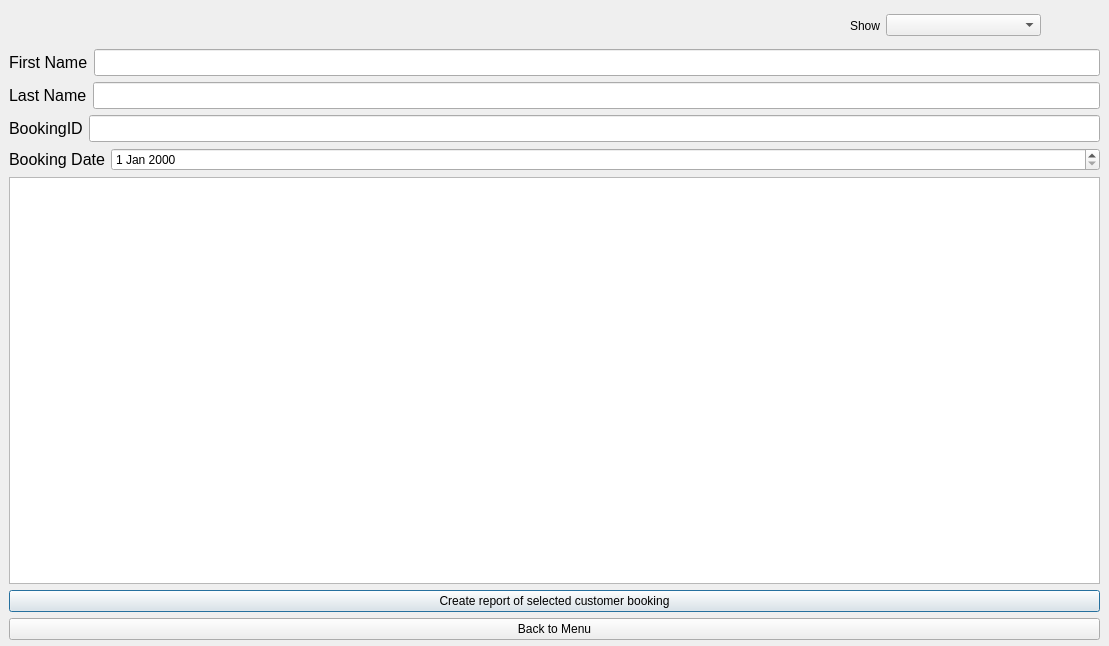
<?xml version="1.0" encoding="UTF-8"?>
<ui version="4.0">
 <class>Dialog</class>
 <widget class="QDialog" name="Dialog">
  <property name="geometry">
   <rect>
    <x>0</x>
    <y>0</y>
    <width>1109</width>
    <height>646</height>
   </rect>
  </property>
  <property name="windowTitle">
   <string>Dialog</string>
  </property>
  <widget class="QWidget" name="layoutWidget">
   <property name="geometry">
    <rect>
     <x>9</x>
     <y>49</y>
     <width>1091</width>
     <height>591</height>
    </rect>
   </property>
   <layout class="QVBoxLayout" name="verticalLayout_2">
    <item>
     <layout class="QVBoxLayout" name="verticalLayout">
      <item>
       <layout class="QHBoxLayout" name="horizontalLayout">
        <item>
         <widget class="QLabel" name="label">
          <property name="font">
           <font>
            <pointsize>12</pointsize>
           </font>
          </property>
          <property name="text">
           <string>First Name</string>
          </property>
         </widget>
        </item>
        <item>
         <widget class="QLineEdit" name="firstname">
          <property name="sizePolicy">
           <sizepolicy hsizetype="Expanding" vsizetype="Preferred">
            <horstretch>0</horstretch>
            <verstretch>0</verstretch>
           </sizepolicy>
          </property>
          <property name="font">
           <font>
            <pointsize>12</pointsize>
           </font>
          </property>
          <property name="text">
           <string/>
          </property>
         </widget>
        </item>
       </layout>
      </item>
      <item>
       <layout class="QHBoxLayout" name="horizontalLayout_2">
        <item>
         <widget class="QLabel" name="label_2">
          <property name="font">
           <font>
            <pointsize>12</pointsize>
           </font>
          </property>
          <property name="text">
           <string>Last Name</string>
          </property>
         </widget>
        </item>
        <item>
         <widget class="QLineEdit" name="lastname">
          <property name="sizePolicy">
           <sizepolicy hsizetype="Expanding" vsizetype="Preferred">
            <horstretch>0</horstretch>
            <verstretch>0</verstretch>
           </sizepolicy>
          </property>
          <property name="font">
           <font>
            <pointsize>12</pointsize>
           </font>
          </property>
          <property name="text">
           <string/>
          </property>
         </widget>
        </item>
       </layout>
      </item>
      <item>
       <layout class="QHBoxLayout" name="horizontalLayout_5">
        <item>
         <widget class="QLabel" name="label_5">
          <property name="font">
           <font>
            <pointsize>12</pointsize>
           </font>
          </property>
          <property name="text">
           <string>BookingID</string>
          </property>
         </widget>
        </item>
        <item>
         <widget class="QLineEdit" name="bookingid">
          <property name="sizePolicy">
           <sizepolicy hsizetype="Expanding" vsizetype="Preferred">
            <horstretch>0</horstretch>
            <verstretch>0</verstretch>
           </sizepolicy>
          </property>
          <property name="font">
           <font>
            <pointsize>12</pointsize>
           </font>
          </property>
          <property name="text">
           <string/>
          </property>
         </widget>
        </item>
       </layout>
      </item>
      <item>
       <layout class="QHBoxLayout" name="horizontalLayout_3">
        <item>
         <widget class="QLabel" name="label_4">
          <property name="font">
           <font>
            <pointsize>12</pointsize>
           </font>
          </property>
          <property name="text">
           <string>Booking Date</string>
          </property>
         </widget>
        </item>
        <item>
         <widget class="QDateEdit" name="bookingdate">
          <property name="sizePolicy">
           <sizepolicy hsizetype="MinimumExpanding" vsizetype="Preferred">
            <horstretch>0</horstretch>
            <verstretch>0</verstretch>
           </sizepolicy>
          </property>
         </widget>
        </item>
       </layout>
      </item>
     </layout>
    </item>
    <item>
     <widget class="QTableWidget" name="tableofresults"/>
    </item>
    <item>
     <widget class="QPushButton" name="reportofselectedresult">
      <property name="sizePolicy">
       <sizepolicy hsizetype="Minimum" vsizetype="Maximum">
        <horstretch>0</horstretch>
        <verstretch>0</verstretch>
       </sizepolicy>
      </property>
      <property name="text">
       <string>Create report of selected customer booking</string>
      </property>
      <property name="flat">
       <bool>false</bool>
      </property>
     </widget>
    </item>
    <item>
     <widget class="QPushButton" name="backtomenu">
      <property name="sizePolicy">
       <sizepolicy hsizetype="Minimum" vsizetype="Maximum">
        <horstretch>0</horstretch>
        <verstretch>0</verstretch>
       </sizepolicy>
      </property>
      <property name="text">
       <string>Back to Menu</string>
      </property>
      <property name="flat">
       <bool>false</bool>
      </property>
     </widget>
    </item>
   </layout>
  </widget>
  <widget class="QWidget" name="">
   <property name="geometry">
    <rect>
     <x>850</x>
     <y>10</y>
     <width>191</width>
     <height>31</height>
    </rect>
   </property>
   <layout class="QHBoxLayout" name="horizontalLayout_4">
    <item>
     <widget class="QLabel" name="label_3">
      <property name="sizePolicy">
       <sizepolicy hsizetype="Minimum" vsizetype="Preferred">
        <horstretch>0</horstretch>
        <verstretch>0</verstretch>
       </sizepolicy>
      </property>
      <property name="text">
       <string>Show</string>
      </property>
     </widget>
    </item>
    <item>
     <widget class="QComboBox" name="comboBox">
      <property name="sizePolicy">
       <sizepolicy hsizetype="Expanding" vsizetype="Fixed">
        <horstretch>0</horstretch>
        <verstretch>0</verstretch>
       </sizepolicy>
      </property>
     </widget>
    </item>
   </layout>
  </widget>
 </widget>
 <resources/>
 <connections/>
</ui>
